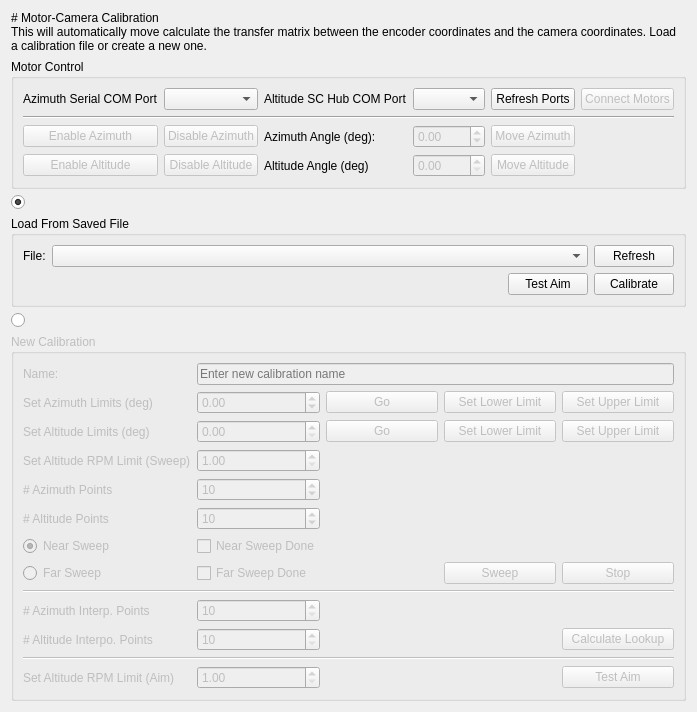
      <widget class="QWidget" name="motorCameraCalibrationTab">
       <attribute name="title">
        <string>Motor-Camera Calibration</string>
       </attribute>
       <layout class="QVBoxLayout" name="verticalLayout_8">
        <item>
         <widget class="QLabel" name="label_19">
          <property name="text">
           <string># Motor-Camera Calibration
This will automatically move calculate the transfer matrix between the encoder coordinates and the camera coordinates. Load a calibration file or create a new one.</string>
          </property>
          <property name="textFormat">
           <enum>Qt::TextFormat::MarkdownText</enum>
          </property>
          <property name="wordWrap">
           <bool>true</bool>
          </property>
         </widget>
        </item>
        <item>
         <widget class="QGroupBox" name="groupBox_2">
          <property name="title">
           <string>Motor Control</string>
          </property>
          <layout class="QGridLayout" name="gridLayout_5">
           <item row="0" column="4">
            <widget class="QPushButton" name="refreshPortsButton">
             <property name="text">
              <string>Refresh Ports</string>
             </property>
            </widget>
           </item>
           <item row="0" column="0">
            <widget class="QLabel" name="label_12">
             <property name="text">
              <string>Azimuth Serial COM Port</string>
             </property>
            </widget>
           </item>
           <item row="0" column="2">
            <widget class="QLabel" name="label_13">
             <property name="text">
              <string>Altitude SC Hub COM Port</string>
             </property>
            </widget>
           </item>
           <item row="0" column="5">
            <widget class="QPushButton" name="connectMotorsButton">
             <property name="enabled">
              <bool>false</bool>
             </property>
             <property name="text">
              <string>Connect Motors</string>
             </property>
            </widget>
           </item>
           <item row="3" column="4">
            <widget class="QPushButton" name="mcMoveAltitudeButton">
             <property name="enabled">
              <bool>false</bool>
             </property>
             <property name="text">
              <string>Move Altitude</string>
             </property>
            </widget>
           </item>
           <item row="0" column="3">
            <widget class="QComboBox" name="altitudePortComboBox"/>
           </item>
           <item row="2" column="4">
            <widget class="QPushButton" name="mcMoveAzimuthButton">
             <property name="enabled">
              <bool>false</bool>
             </property>
             <property name="text">
              <string>Move Azimuth</string>
             </property>
            </widget>
           </item>
           <item row="2" column="1">
            <widget class="QPushButton" name="mcDisableAzimuthButton">
             <property name="enabled">
              <bool>false</bool>
             </property>
             <property name="text">
              <string>Disable Azimuth</string>
             </property>
            </widget>
           </item>
           <item row="3" column="1">
            <widget class="QPushButton" name="mcDisableAltitudeButton">
             <property name="enabled">
              <bool>false</bool>
             </property>
             <property name="text">
              <string>Disable Altitude</string>
             </property>
            </widget>
           </item>
           <item row="3" column="3">
            <widget class="QDoubleSpinBox" name="mcAltitudeAngleSpinBox">
             <property name="enabled">
              <bool>false</bool>
             </property>
             <property name="maximum">
              <double>20.000000000000000</double>
             </property>
            </widget>
           </item>
           <item row="3" column="0">
            <widget class="QPushButton" name="mcEnableAltitudeButton">
             <property name="enabled">
              <bool>false</bool>
             </property>
             <property name="text">
              <string>Enable Altitude</string>
             </property>
            </widget>
           </item>
           <item row="2" column="2">
            <widget class="QLabel" name="label_14">
             <property name="text">
              <string>Azimuth Angle (deg):</string>
             </property>
            </widget>
           </item>
           <item row="2" column="3">
            <widget class="QDoubleSpinBox" name="mcAzimuthAngleSpinBox">
             <property name="enabled">
              <bool>false</bool>
             </property>
             <property name="minimum">
              <double>-20.000000000000000</double>
             </property>
             <property name="maximum">
              <double>20.000000000000000</double>
             </property>
            </widget>
           </item>
           <item row="3" column="2">
            <widget class="QLabel" name="label_16">
             <property name="text">
              <string>Altitude Angle (deg)</string>
             </property>
            </widget>
           </item>
           <item row="2" column="0">
            <widget class="QPushButton" name="mcEnableAzimuthButton">
             <property name="enabled">
              <bool>false</bool>
             </property>
             <property name="text">
              <string>Enable Azimuth</string>
             </property>
            </widget>
           </item>
           <item row="0" column="1">
            <widget class="QComboBox" name="azimuthoPortComboBox"/>
           </item>
           <item row="1" column="0" colspan="6">
            <widget class="Line" name="line_5">
             <property name="orientation">
              <enum>Qt::Orientation::Horizontal</enum>
             </property>
            </widget>
           </item>
          </layout>
         </widget>
        </item>
        <item>
         <layout class="QVBoxLayout" name="verticalLayout_3">
          <item>
           <widget class="QRadioButton" name="selectMoCamCalFromSavedFile">
            <property name="text">
             <string/>
            </property>
            <property name="checked">
             <bool>true</bool>
            </property>
           </widget>
          </item>
          <item>
           <widget class="QGroupBox" name="loadMoCamCalGroupbox">
            <property name="title">
             <string>Load From Saved File</string>
            </property>
            <layout class="QGridLayout" name="gridLayout_7" columnstretch="0,1,0,0,0">
             <item row="0" column="0">
              <widget class="QLabel" name="label_22">
               <property name="sizePolicy">
                <sizepolicy hsizetype="Minimum" vsizetype="Preferred">
                 <horstretch>0</horstretch>
                 <verstretch>0</verstretch>
                </sizepolicy>
               </property>
               <property name="text">
                <string>File:</string>
               </property>
              </widget>
             </item>
             <item row="0" column="4">
              <widget class="QPushButton" name="savedMoCamFilesRefreshButton">
               <property name="text">
                <string>Refresh</string>
               </property>
              </widget>
             </item>
             <item row="1" column="4">
              <widget class="QPushButton" name="calibrateMoCamFromLoadedFile">
               <property name="text">
                <string>Calibrate</string>
               </property>
              </widget>
             </item>
             <item row="1" column="3">
              <widget class="QPushButton" name="mcAimButton">
               <property name="text">
                <string>Test Aim</string>
               </property>
              </widget>
             </item>
             <item row="0" column="1" colspan="3">
              <widget class="QComboBox" name="savedMoCamFilesComboBox">
               <property name="sizePolicy">
                <sizepolicy hsizetype="Minimum" vsizetype="Fixed">
                 <horstretch>0</horstretch>
                 <verstretch>0</verstretch>
                </sizepolicy>
               </property>
              </widget>
             </item>
            </layout>
           </widget>
          </item>
         </layout>
        </item>
        <item>
         <layout class="QVBoxLayout" name="verticalLayout_4">
          <item>
           <widget class="QRadioButton" name="selectNewMoCamCal">
            <property name="text">
             <string/>
            </property>
           </widget>
          </item>
          <item>
           <widget class="QGroupBox" name="newMoCamCalGroupbox">
            <property name="enabled">
             <bool>false</bool>
            </property>
            <property name="title">
             <string>New Calibration</string>
            </property>
            <layout class="QGridLayout" name="gridLayout_6">
             <item row="6" column="0">
              <widget class="QRadioButton" name="nearSweepRadioButton">
               <property name="text">
                <string>Near Sweep</string>
               </property>
               <property name="checked">
                <bool>true</bool>
               </property>
               <attribute name="buttonGroup">
                <string notr="true">buttonGroup_2</string>
               </attribute>
              </widget>
             </item>
             <item row="10" column="4">
              <widget class="QPushButton" name="calculateLookupTableButton">
               <property name="enabled">
                <bool>false</bool>
               </property>
               <property name="text">
                <string>Calculate Lookup</string>
               </property>
              </widget>
             </item>
             <item row="0" column="1" colspan="4">
              <widget class="QLineEdit" name="newMoCamCalLineEdit">
               <property name="sizePolicy">
                <sizepolicy hsizetype="Minimum" vsizetype="Fixed">
                 <horstretch>0</horstretch>
                 <verstretch>0</verstretch>
                </sizepolicy>
               </property>
               <property name="inputMask">
                <string/>
               </property>
               <property name="placeholderText">
                <string>Enter new calibration name</string>
               </property>
              </widget>
             </item>
             <item row="7" column="1">
              <widget class="QCheckBox" name="farSweepDoneCheckBox">
               <property name="enabled">
                <bool>false</bool>
               </property>
               <property name="text">
                <string>Far Sweep Done</string>
               </property>
               <property name="checkable">
                <bool>true</bool>
               </property>
              </widget>
             </item>
             <item row="12" column="1">
              <widget class="QDoubleSpinBox" name="setAimAlRPMLimitSpinBox">
               <property name="minimum">
                <double>1.000000000000000</double>
               </property>
               <property name="maximum">
                <double>20.000000000000000</double>
               </property>
              </widget>
             </item>
             <item row="1" column="4">
              <widget class="QPushButton" name="setUpperAzLimit">
               <property name="text">
                <string>Set Upper Limit</string>
               </property>
              </widget>
             </item>
             <item row="7" column="0">
              <widget class="QRadioButton" name="farSweepRadioButton">
               <property name="text">
                <string>Far Sweep</string>
               </property>
               <property name="checked">
                <bool>false</bool>
               </property>
               <attribute name="buttonGroup">
                <string notr="true">buttonGroup_2</string>
               </attribute>
              </widget>
             </item>
             <item row="3" column="0">
              <widget class="QLabel" name="label_10">
               <property name="text">
                <string>Set Altitude RPM Limit (Sweep)</string>
               </property>
              </widget>
             </item>
             <item row="2" column="2">
              <widget class="QPushButton" name="goToAlLimitButton">
               <property name="text">
                <string>Go</string>
               </property>
              </widget>
             </item>
             <item row="3" column="1">
              <widget class="QDoubleSpinBox" name="setSweepAlRPMLimitSpinBox">
               <property name="minimum">
                <double>1.000000000000000</double>
               </property>
               <property name="maximum">
                <double>20.000000000000000</double>
               </property>
              </widget>
             </item>
             <item row="1" column="3">
              <widget class="QPushButton" name="setLowerAzLimit">
               <property name="text">
                <string>Set Lower Limit</string>
               </property>
              </widget>
             </item>
             <item row="4" column="0">
              <widget class="QLabel" name="label_35">
               <property name="text">
                <string># Azimuth Points</string>
               </property>
              </widget>
             </item>
             <item row="5" column="1">
              <widget class="QSpinBox" name="numPointsAltitudeSpinbox">
               <property name="minimum">
                <number>2</number>
               </property>
               <property name="maximum">
                <number>100</number>
               </property>
               <property name="value">
                <number>10</number>
               </property>
              </widget>
             </item>
             <item row="5" column="0">
              <widget class="QLabel" name="label_36">
               <property name="text">
                <string># Altitude Points</string>
               </property>
              </widget>
             </item>
             <item row="7" column="3">
              <widget class="QPushButton" name="startMotorCameraCalibrationButton">
               <property name="text">
                <string>Sweep</string>
               </property>
              </widget>
             </item>
             <item row="6" column="1">
              <widget class="QCheckBox" name="nearSweepDoneCheckBox">
               <property name="enabled">
                <bool>false</bool>
               </property>
               <property name="text">
                <string>Near Sweep Done</string>
               </property>
               <property name="checkable">
                <bool>true</bool>
               </property>
              </widget>
             </item>
             <item row="9" column="0">
              <widget class="QLabel" name="label_9">
               <property name="text">
                <string># Azimuth Interp. Points</string>
               </property>
              </widget>
             </item>
             <item row="0" column="0">
              <widget class="QLabel" name="label_26">
               <property name="text">
                <string>Name:</string>
               </property>
              </widget>
             </item>
             <item row="2" column="1">
              <widget class="QDoubleSpinBox" name="altitudeLimitSpinbox">
               <property name="maximum">
                <double>90.000000000000000</double>
               </property>
              </widget>
             </item>
             <item row="2" column="0">
              <widget class="QLabel" name="label_33">
               <property name="text">
                <string>Set Altitude Limits (deg)</string>
               </property>
              </widget>
             </item>
             <item row="11" column="0" colspan="5">
              <widget class="Line" name="line_4">
               <property name="orientation">
                <enum>Qt::Orientation::Horizontal</enum>
               </property>
              </widget>
             </item>
             <item row="1" column="0">
              <widget class="QLabel" name="label_24">
               <property name="text">
                <string>Set Azimuth Limits (deg)</string>
               </property>
              </widget>
             </item>
             <item row="2" column="3">
              <widget class="QPushButton" name="setLowerAlLimit">
               <property name="text">
                <string>Set Lower Limit</string>
               </property>
              </widget>
             </item>
             <item row="1" column="1">
              <widget class="QDoubleSpinBox" name="azimuthLimitSpinbox">
               <property name="minimum">
                <double>-90.000000000000000</double>
               </property>
               <property name="maximum">
                <double>90.000000000000000</double>
               </property>
              </widget>
             </item>
             <item row="12" column="0">
              <widget class="QLabel" name="label_8">
               <property name="text">
                <string>Set Altitude RPM Limit (Aim)</string>
               </property>
              </widget>
             </item>
             <item row="7" column="4">
              <widget class="QPushButton" name="stopMotorCameraCalibrationButton">
               <property name="enabled">
                <bool>false</bool>
               </property>
               <property name="text">
                <string>Stop</string>
               </property>
              </widget>
             </item>
             <item row="10" column="1">
              <widget class="QSpinBox" name="numAlInterpPointsSpinBox">
               <property name="minimum">
                <number>10</number>
               </property>
               <property name="maximum">
                <number>1000000000</number>
               </property>
              </widget>
             </item>
             <item row="2" column="4">
              <widget class="QPushButton" name="setUpperAlLimit">
               <property name="text">
                <string>Set Upper Limit</string>
               </property>
              </widget>
             </item>
             <item row="4" column="1">
              <widget class="QSpinBox" name="numPointsAzimuthSpinbox">
               <property name="minimum">
                <number>2</number>
               </property>
               <property name="maximum">
                <number>100</number>
               </property>
               <property name="value">
                <number>10</number>
               </property>
              </widget>
             </item>
             <item row="10" column="0">
              <widget class="QLabel" name="label_11">
               <property name="text">
                <string># Altitude Interpo. Points</string>
               </property>
              </widget>
             </item>
             <item row="1" column="2">
              <widget class="QPushButton" name="goToAzLimitButton">
               <property name="text">
                <string>Go</string>
               </property>
              </widget>
             </item>
             <item row="9" column="1">
              <widget class="QSpinBox" name="numAzInterpPointsSpinBox">
               <property name="minimum">
                <number>10</number>
               </property>
               <property name="maximum">
                <number>1000000000</number>
               </property>
              </widget>
             </item>
             <item row="12" column="4">
              <widget class="QPushButton" name="aimButton">
               <property name="enabled">
                <bool>false</bool>
               </property>
               <property name="text">
                <string>Test Aim</string>
               </property>
              </widget>
             </item>
             <item row="8" column="0" colspan="5">
              <widget class="Line" name="line_3">
               <property name="orientation">
                <enum>Qt::Orientation::Horizontal</enum>
               </property>
              </widget>
             </item>
            </layout>
           </widget>
          </item>
         </layout>
        </item>
       </layout>
      </widget>
